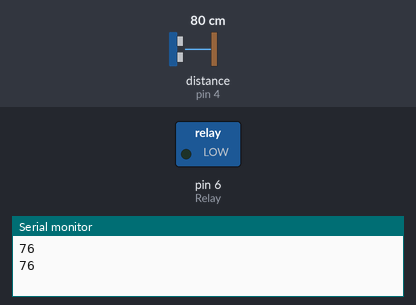
Simulated run of this sketch. Board: Arduino Uno, built with avr-gcc and run on an emulated ATmega328P. Parts: switched loads named in the sketch (green lamp = pin HIGH), the last lines printed to the serial monitor. Wiring (inferred from the names in the program): ultrasonic range finder: trigger pin 5; echo pin 4. The inputs (shaded band) are chosen by the test bench; at power-on: distance to the obstacle (sensor on pin 4) 80 cm. The echo pulse lasts 58.3 µs per cm; pins used as bus, display or sensor lines are not drawn.

Above: at 2.8 s.
2.9 s: distance to the obstacle (sensor on pin 4) set to 12 cm
5.6 s: distance to the obstacle (sensor on pin 4) set to 9 cm
At 6.4 s:
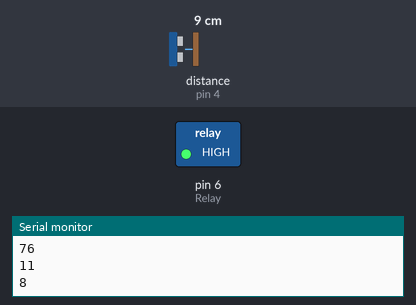
8.3 s: distance to the obstacle (sensor on pin 4) set to 4 cm
11.2 s: distance to the obstacle (sensor on pin 4) set to 2 cm
At 12.3 s:
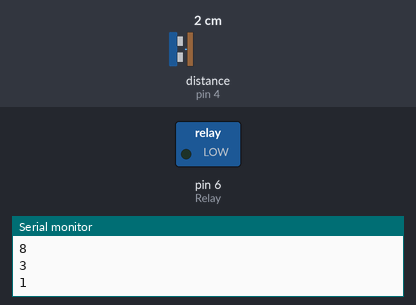
Timing chart, 0 to 14.2 s (numbered marks = the images above; inputs shaded):
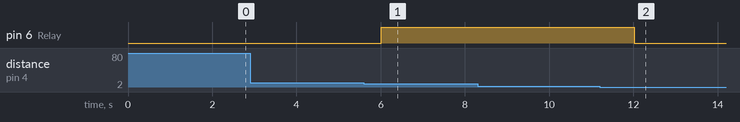

The sketch:

automatic_faucet_touchless.ino
```cpp
// 66. AUTOMATIC FAUCET(TOUCHLESS) USING ARDUINO
// ARDUINO PROJECTS BY R
// AUTHOR: RUCKSIKAA RAAJKUMAR
#define trig 5
#define echo 4
const int Relay = 6;
long duration;
int distance;
void setup() {
  pinMode(trig, OUTPUT); // Set the trigger pin as OUTPUT
  pinMode(echo, INPUT); // Set the echo pin as INPUT
  pinMode(Relay, OUTPUT); // Configure the pin of the relay module as OUTPUT
  Serial.begin(9600); // Set baud rate as 9600
}
void loop() {
  digitalWrite(trig, LOW);
  delayMicroseconds(5);
  digitalWrite(trig, HIGH);
  delayMicroseconds(10);
  digitalWrite(trig, LOW);
  duration = pulseIn(echo, HIGH); // Calculate time taken (in microseconds) for the pulse emitted by the trigger pin to reach the echo pin.
  distance = (duration/2) * (331.3/10000); // Calculate the distance from the sensor to the obstacle in cm, using the speed of sound in air(m/s) and the time taken (stored in duration variable)
  Serial.println(distance);
  if(distance>1 && distance<10){
    digitalWrite(Relay, HIGH); //Turns on the submersible water pump or solenoid water valve
  }else{
    digitalWrite(Relay, LOW); //Turns off the submersible water pump or solenoid water valve
   }
   delay(2000); // Set a delay period of 2 seconds to prevent the clicking of the relay module
}
```

Measured:
- the behaviour switches between 11 and 10 cm on distance to the obstacle (sensor on pin 4) (found by bisection; images 0 and 1)
- the behaviour switches between 3 and 2 cm on distance to the obstacle (sensor on pin 4) (found by bisection; images 1 and 2)
- after the input at 5.6 s, pin 6 (Relay): LOW → HIGH after 0.41 s
- after the input at 11.2 s, pin 6 (Relay): HIGH → LOW after 0.82 s
